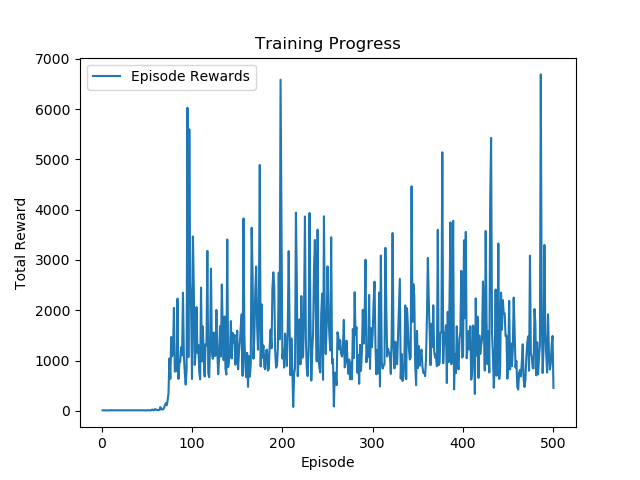

Write the Python code that produced this figure.
#小车滑动的demo，

# https://blog.csdn.net/qq_43459731/article/details/135181631

import torch
import torch.nn as nn
import torch.nn.functional as F
import numpy as np
import gym
import matplotlib.pyplot as plt
import time
 
# GPU设置
if torch.cuda.is_available():
    device = "cuda"
else:
    device = "cpu"
 
# 超参数
BATCH_SIZE = 60                                 # 样本数量 (每次从记忆库中抽取的样本数量喂入q网络)
LR = 0.01                                       # 学习率
EPSILON = 0.9                                   # greedy policy  也叫探索率，有一定概率探索新路径
GAMMA = 0.9                                     # reward discount
TARGET_REPLACE_ITER = 100                       # 目标网络更新频率 (每100轮后就将评估网络的参数复制给目标网络)
MEMORY_CAPACITY = 500                           # 记忆库容量
 
# 和环境相关的参数
env = gym.make("CartPole-v1",render_mode="human").unwrapped   # 使用gym库中的环境：CartPole，且打开封装(若想了解该环境，请自行百度)
"""
这里是调用了OPENAI封装好的一个库，对于平衡车这个demo里面已经初始化了环境

gym.make 用于创建指定"CartPole-v1"环境
render_mode="human" 表示在创建环境时使用人类可视化，即在图形窗口中渲染环境
.unwrapped 操作是为了获取环境的未封装版本 
未封装的环境是原始的、没有经过额外修改的环境对象
用户直接与原始环境进行交互，可以更直接地使用原始环境的状态、动作等信息
没有附加的功能或修改，是环境的基本形式
"""
 
N_state = env.observation_space.shape[0]      # 环境的特征数和维度
N_action = env.action_space.n  # 环境的动作数量

# 估计动作值函数

#其实就是一个全连接层，隐藏层的维度是50，激活函数是ReLU

class Net(nn.Module):
    def __init__(self):
 
        super(Net,self).__init__()
        self.fc1 = nn.Linear(N_state,50) # 定义全连接层 (是输入层到隐藏层的线性层，输入大小为 N_state（状态空间的维度），输出大小为 50)
        self.fc1.weight.data.normal_(0,0.1) # 对权重进行了正态分布初始化，均值为 0，标准差为 0.1
        self.out = nn.Linear(50,N_action) # 定义全连接层 (是隐藏层到输出层的线性层，输入大小为 50，输出大小为 N_action（动作空间的大小))
        self.out.weight.data.normal_(0,0.1) # # 对权重进行了正态分布初始化，均值为 0，标准差为 0.1
 
    def forward(self,x):
        x = F.relu(self.fc1(x)) # 通过隐藏层 self.fc1 使用 ReLU 激活函数进行非线性转换
        action_value = self.out(x) # 将非线性转换后的结果传递给输出层 self.out，得到动作值（Q 值）
        return action_value # 返回动作值作为网络的输出
 
 
# 定义DQN类(定义Q网络以及一个固定的Q网络)
class DQN(object):
    def __init__(self):

        #在DQN中会有两个网络，分别是评估网络和目标网络

        # 创建实时网络和目标网络
        # self.eval_net 用于实时更新 Q 值
        # self.target_net 是一个固定的目标网络，用于稳定训练
        self.eval_net,self.target_net = Net().to(device),Net().to(device)

        self.learn_step_counter = 0  # 学习步数记录 (控制目标网络的更新频率)
        self.memory_counter = 0      # 记忆量计数 (判断是否需要进行经验回放)

        self.memory = np.zeros((MEMORY_CAPACITY,N_state*2+2)) # 存储空间初始化，每一组的数据为(s_t,a_t,r_t,s_{t+1})
        self.optimazer = torch.optim.Adam(self.eval_net.parameters(),lr=LR) # 更新评估网络的参数，学习率为 LR
        self.loss_func = nn.MSELoss()     # 使用均方损失函数 (loss(xi, yi)=(xi-yi)^2)
        self.loss_func = self.loss_func.to(device) # 衡量评估网络输出和目标 Q 值之间的误差
 
    """ 
    def choose_action() 在给定状态 x 的情况下选择动作
    """
    def choose_action(self,x):
        x = torch.unsqueeze(torch.FloatTensor(x),0).to(device)  # 将x转换成32-bit floating point形式，并在dim=0增加维数为1的维度
        # 设置探索机制
        if np.random.uniform()< EPSILON: #np.random.uniform() 生成一个 0 到 1 之间的随机数，判断是否小于探索率 EPSILON。
            # 若小于设定值，则采用Q中的最优方法

            # 即 通过评估网络，得到输出max的那一个动作

            action_value = self.eval_net(x) # 通过评估网络得到动作值
            # 选定action
            action = torch.max(action_value,1)[1].data.cpu().numpy() # 输出每一行最大值的索引，并转化为numpy ndarray形式
            action = action[0]
        else:
            action = np.random.randint(0,N_action) # 从动作空间中随机选择一个动作
 
        return action
 
    """
    def store_transition() 
    用于将每个时间步的经验（包括当前状态 s、选择的动作 a、获得的奖励 r 和下一个状态 s_）存储到记忆库中
    """
    def store_transition(self,s,a,r,s_):
        transition = np.hstack((s,[a,r],s_))   # 因为action和reward就只是个值不是列表，所以要在外面套个[] np.hstack()将这些值水平拼接成一个一维数组
        # 如果记忆满了需要覆盖旧的数据
        index = self.memory_counter % MEMORY_CAPACITY   # 确定在buffer中的行数
        self.memory[index,:]=transition        # 用新的数据覆盖之前的之前
        self.memory_counter +=1 # 增加记忆量计数，表示记忆库中存储的经验数量
    """
    def lean() 用于执行深度 Q 网络的学习过程，包括目标网络的更新和经验回放
    """
    def learn(self):
        # 目标网络更新，就是target network
        # self.learn_step_counter 达到目标网络更新的频率 TARGET_REPLACE_ITER，则执行目标网络更新
        if self.learn_step_counter % TARGET_REPLACE_ITER == 0:
            # 讲实时网络的参数，copy给目标网络
            self.target_net.load_state_dict(self.eval_net.state_dict())   # 将实时网络的权重参数赋给目标网络
        self.learn_step_counter +=1                 # 目标函数的学习次数+1 (保持目标网络与评估网络一致)
 
        # 抽buffer中的数据学习 (经验回放)
        sample_idex = np.random.choice(MEMORY_CAPACITY,BATCH_SIZE)   # 在[0, 2000)内随机抽取32个数，可能会重复,若更改超参数会变更
        b_memory = self.memory[sample_idex,:]    # 抽取选中的行数的数据
 
        # 抽取出32个s数据，保存入b_s(buffer_state)中
        b_s = torch.FloatTensor(b_memory[:,:N_state]).to(device)
        # 抽取出32个a数据，保存入b_a中
        b_a = torch.LongTensor(b_memory[:,N_state:N_state+1]).to(device)
        # 抽取出32个r数据，保存入b_r中
        b_r = torch.FloatTensor(b_memory[:,N_state+1:N_state+2]).to(device)
        # 抽取出32个s_数据，保存入b_s_中
        b_s_ = torch.FloatTensor(b_memory[:,-N_state:]).to(device)
 
        # 获得32个trasition的评估值和目标值，并利用损失函数和优化器进行实时网络参数更新
        q_eval = self.eval_net(b_s).gather(1, b_a)         # 因为已经确定在s时候所走的action，因此选定该action对应的Q值
        # q_next 不进行反向传播，故用detach；q_next表示通过目标网络输出32行每个b_s_对应的一系列动作值
        q_next = self.target_net(b_s_).detach()
        # 先算出目标值q_target，max(1)[0]相当于计算出每一行中的最大值（注意不是上面的索引了,而是一个一维张量了），view()函数让其变成(32,1)
        q_target = b_r + GAMMA*q_next.max(1)[0].view(BATCH_SIZE,1)
        # 计算loss
        loss = self.loss_func(q_eval,q_target)
        self.optimazer.zero_grad()# 清空上一步的残余更新参数值
        loss.backward() # 误差方向传播
        self.optimazer.step() # 逐步的梯度优化
 
dqn= DQN()
 
# 初始化一个空列表存储每轮episode的奖励
episode_rewards = []
# 记录训练开始时间
start_time = time.time()

 
for i in range(500):                    # 设置400个episode
    print(f"<<<<<<<<< Episode{i+1}")
    s,_ = env.reset()                    # 重置环境
    episode_reward_sum = 0              # 初始化每个周期的reward值
 
    while True:
        env.render()                    # 开启画面
        a = dqn.choose_action(s)        # 与环境互动选择action
        s_,r,done, info,_= env.step(a)
        #下一个动作，奖励，是否结束，其他信息
 
        """
        可以修改reward值让其训练速度加快
        在这个例子中，通过对水平位置和倾斜角度的惩罚，可以加速学习过程，
        促使智能体更快地学到在环境中保持杆子平衡的策略
        """
        x, x_dot, theta, theta_dot = s_ # 从下一个状态 s_ 中提取的特征值（x, x_dot, theta, theta_dot）
        # r1 和 r2 是根据这些特征值计算得到的两个调整后的奖励
        # r1 是关于水平位置 x 的奖励，该奖励在智能体离目标水平位置较远时较大，随着智能体靠近目标水平位置而减小
        r1 = (env.x_threshold - abs(x)) / env.x_threshold - 0.8
        # r2 是关于倾斜角度 theta 的奖励，该奖励在智能体的杆子倾斜角度较大时较大，随着倾斜角度减小而减小
        r2 = (env.theta_threshold_radians - abs(theta)) / env.theta_threshold_radians - 0.5
        new_r = r1 + r2
 
        ########
        dqn.store_transition(s,a,new_r,s_)  # 储存样本，以便后续从中随机抽取样本进行训练
        episode_reward_sum += r # 记录当前 episode的累计奖励值
 
        s = s_                          # 进入下一个状态
 
        if dqn.memory_counter > MEMORY_CAPACITY:   # 只有在buffer中存满了数据才会学习
            dqn.learn()
 
        if done: # 检查当前 episode 是否已经结束
            """
            如果当前 episode 结束
            将当前 episode 的累计奖励值 episode_reward_sum 添加到 episode_rewards 列表中
            这个列表用于记录每个 episode 的累计奖励，以便后续绘制训练进展图
            """
            episode_rewards.append(episode_reward_sum)
            print(f"episode:{i+1},reward_sum:{episode_reward_sum}")
            break
 
# 记录结束时间
end_time = time.time()
# 计算训练总时间
training_time = end_time - start_time
print(f"Total training time: {training_time} seconds")
 
 
# 画出reward曲线图
"""
使用 plt.plot 函数绘制训练过程中每个 episode 的累计奖励值曲线
横坐标是 episode 的序号，纵坐标是累计奖励值
"""
plt.plot(range(1, len(episode_rewards) + 1), episode_rewards, label='Episode Rewards')
plt.xlabel('Episode') # 设置横坐标的标签为 "Episode"
plt.ylabel('Total Reward') # 设置纵坐标的标签为 "Total Reward"
plt.title('Training Progress') # 设置图表的标题为 "Training Progress"
plt.legend() # 显示图例，图例标签为 'Episode Rewards'
#plt.show()
plt.savefig('./dqn.png')
 
# 关闭环境
env.close()